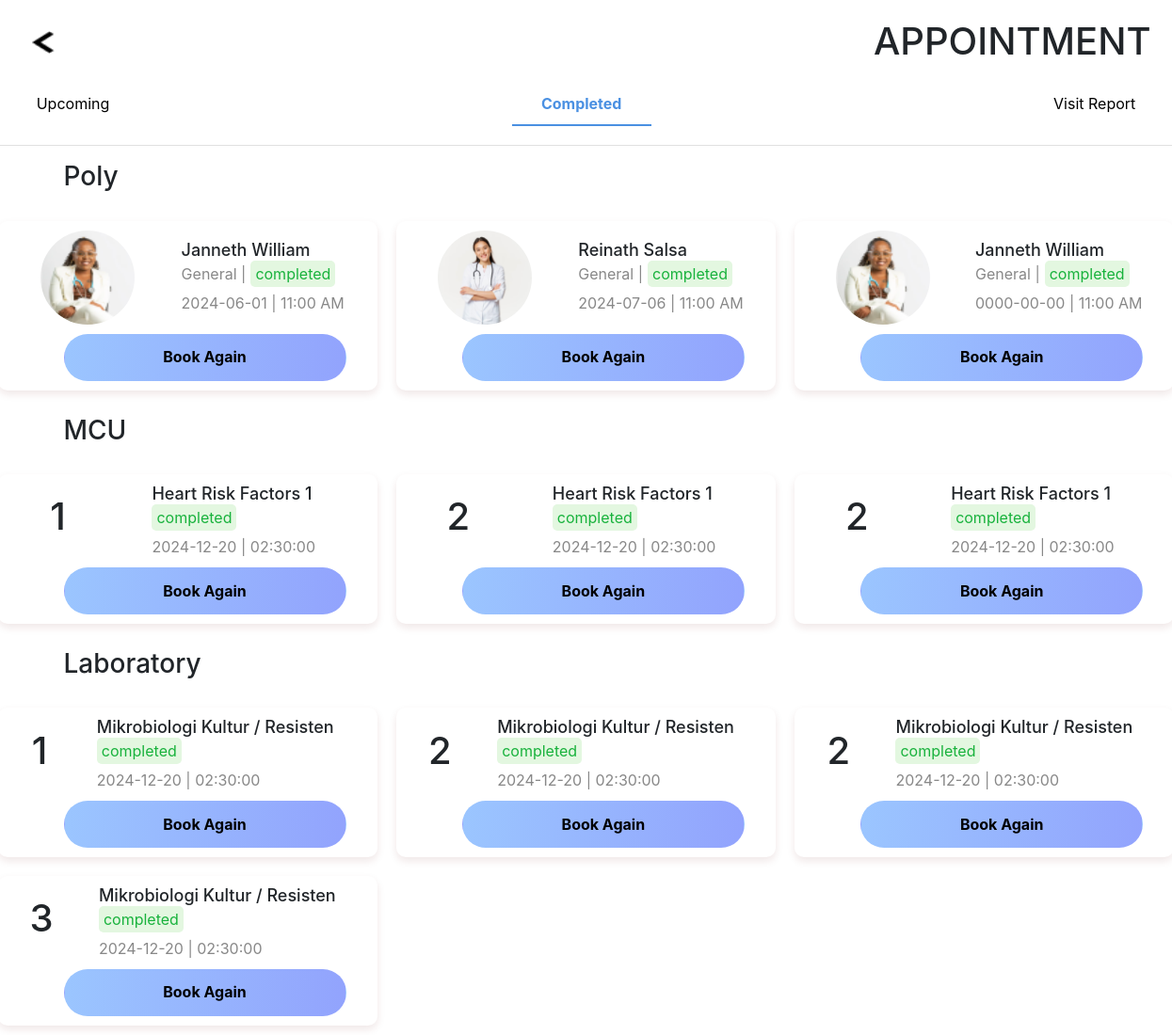
The app's page /homepage/Appointment/completed.php (signed in) with its own data.
### tables this page shows
CREATE TABLE `antrian` (
  `id` int(11) NOT NULL,
  `username` varchar(50) NOT NULL,
  `fullname` varchar(50) NOT NULL,
  `date` date NOT NULL,
  `hour` varchar(50) NOT NULL,
  `keluhan` text NOT NULL,
  `poly` varchar(50) NOT NULL,
  `dokter` varchar(50) NOT NULL,
  `status` varchar(50) NOT NULL,
  `pdf` varchar(50) NOT NULL,
  `visit` varchar(50) DEFAULT NULL,
  `no_antrian` int(11) NOT NULL,
  `saran` varchar(500) DEFAULT NULL,
  `pemeriksaan` date DEFAULT NULL,
  `obat` varchar(500) DEFAULT NULL
);

CREATE TABLE `dokter` (
  `id` int(11) NOT NULL,
  `username` varchar(50) NOT NULL,
  `email` varchar(50) NOT NULL,
  `password` varchar(50) NOT NULL,
  `fullname` varchar(50) NOT NULL,
  `dob` date NOT NULL,
  `phone` varchar(50) NOT NULL,
  `gender` enum('male','female','other') NOT NULL,
  `gambar` varchar(50) NOT NULL,
  `poli` varchar(50) NOT NULL
);

CREATE TABLE `mcu` (
  `id` int(11) NOT NULL,
  `username` varchar(50) NOT NULL,
  `fullname` varchar(50) NOT NULL,
  `title` varchar(50) NOT NULL,
  `harga` varchar(50) NOT NULL,
  `status` varchar(50) NOT NULL,
  `date` timestamp NOT NULL DEFAULT current_timestamp(),
  `no_antrian` int(11) NOT NULL,
  `saran` varchar(500) DEFAULT NULL,
  `visit` varchar(500) DEFAULT NULL,
  `obat` text DEFAULT NULL
);

CREATE TABLE `laboratory` (
  `id` int(11) NOT NULL,
  `username` varchar(50) NOT NULL,
  `fullname` varchar(50) NOT NULL,
  `title` varchar(50) NOT NULL,
  `harga` varchar(50) NOT NULL,
  `date` timestamp NOT NULL DEFAULT current_timestamp(),
  `no_antrian` int(11) NOT NULL,
  `status` varchar(50) NOT NULL,
  `saran` varchar(500) DEFAULT NULL,
  `visit` varchar(500) DEFAULT NULL,
  `obat` text DEFAULT NULL
);

### homepage/Appointment/completed.php (the view, shortened to what this page needs)
<?php
$username = $_SESSION["username"];
$conn = mysqli_connect('localhost', 'root', '', 'db_klinik');
$temp = mysqli_query($conn, "SELECT * FROM antrian WHERE username = '$username' AND status = 'completed'");
$mcu = mysqli_query($conn, "SELECT * FROM mcu WHERE username = '$username' AND status = 'completed'");
$lab = mysqli_query($conn, "SELECT * FROM laboratory WHERE username = '$username' AND status = 'completed'");
?>
<!DOCTYPE html>
<html lang="en">
<head>
    <link rel="stylesheet" href="appointment.css">
    <link href="https://stackpath.bootstrapcdn.com/bootstrap/4.5.2/css/bootstrap.min.css" rel="stylesheet">
</head>
<body>
    <div class="container">
        <div class="header">
            <div class="container-fluid d-flex justify-content-between align-items-center">
                <a href="../" class="back-button"><img src="back.png" alt="Back" style="width: 24px; height: 24px;"></a>
                <h1>APPOINTMENT</h1>
            </div>
            <div class="tabs">
                <div class="tab"><a href="upcoming.php">Upcoming</a></div>
                <div class="tab active"><a href="completed.php">Completed</a></div>
                <div class="tab"><a href="visitReport.php">Visit Report</a></div>
            </div>
        </div>
        <?php if(mysqli_num_rows($temp) != 0) : ?>
        <h3 style="margin-top: 1rem;">Poly</h3>
        <div class="appointments">
            <?php while($data = mysqli_fetch_assoc($temp)) :?>
            <div class="appointment-card">
                <div class="appointment-header">
                    <img src="../../userProfile/<?php $dokterUsername = $data['dokter']; echo mysqli_fetch_assoc(mysqli_query($conn, "SELECT * FROM dokter WHERE username = '$dokterUsername'"))['gambar']?? '' ?>" alt="dokter">
                    <div class="appointment-details">
                        <h2><?= $data["dokter"]?></h2>
                        <div class="detail-container">
                            <div class="spesialis"><?= $data["poly"]?> |</div>
                            <div class="completed"><?= $data["status"]?></div>
                        </div>
                        <div class="date-time"><?= $data["date"]?> | <?= $data["hour"]?></div>
                    </div>
                </div>
                <button class="btn bookAgain"><a href="../other services/Doctors/indeks.php">Book Again</a></button>
            </div>
            <?php endwhile; ?>
        </div>
        <?php endif ?>
        <?php if(mysqli_num_rows($mcu) != 0) : ?>
            <h3 style="margin-top: 1rem;">MCU</h3>
            <div id="upcoming-appointments" class="appointments">
                <?php while($data = mysqli_fetch_assoc($mcu)) :?>
                <div class="appointment-card">
                    <div class="appointment-header">
                        <h1><?= $data['no_antrian'] ?></h1>
                        <div class="appointment-details">
                            <h2><?= $data["title"]?></h2>
                            <div class="detail-container">
                                <div class="completed"><?= $data["status"]?></div>
                            </div>
                            <div class="date-time"><?= explode(" ", $data["date"])[0]?> | <?= explode(" ", $data["date"])[1]?></div>
                        </div>
                    </div>
                    <button class="btn bookAgain"><a href="../other services/MCU/indeks.php">Book Again</a></button>
                </div>
                <?php endwhile?>
            </div>
        <?php endif?>
        <?php if(mysqli_num_rows($lab) != 0) : ?>
            <h3 style="margin-top: 1rem;">Laboratory</h3>
            <div id="upcoming-appointments" class="appointments">
                <?php while($data = mysqli_fetch_assoc($lab)) :?>
                <div class="appointment-card">
                    <div class="appointment-header">
                        <h1><?= $data['no_antrian'] ?></h1>
                        <div class="appointment-details">
                            <h2><?= $data["title"]?></h2>
                            <div class="detail-container">
                                <div class="completed"><?= $data["status"]?></div>
                            </div>
                            <div class="date-time"><?= explode(" ", $data["date"])[0]?> | <?= explode(" ", $data["date"])[1]?></div>
                        </div>
                    </div>
                    <button class="btn bookAgain"><a href="../other services/labolatory/labolatory.php">Book Again</a></button>
                </div>
                <?php endwhile?>
            </div>
        <?php endif?>
    </div>
</body>
</html>

### homepage/Appointment/appointment.css (style rules this page uses)
body { font-family: "poppins"; background-color: #F0F2FF; margin: 0; padding: 0; }
.container { margin: auto; }
.header { background-color: #fff; padding: 20px; border-bottom: 1px solid #e0e0e0; margin-left: -80px; margin-right: -80px; }
a { text-decoration: none; color: white; padding: 0.7rem; border-radius: 1rem; transition: 0.3s; }
a:link, a:visited { color: rgb(0, 0, 0); }
.header h1 { margin: 0; }
.tabs { display: flex; justify-content: space-between; margin-top: 20px; }
.tab { padding: 10px 20px; cursor: pointer; border-bottom: 2px solid transparent; text-align: center; }
.tab.active { -webkit-text-fill-color: #4A90E2; border-bottom: 2px solid #4A90E2; font-weight: bold; }
.appointments { display: flex; flex-wrap: wrap; justify-content: space-between; margin-top: 20px; margin-left: -80px; margin-right: -80px; }
.appointment-card { background-color: #fff; border-radius: 10px; box-shadow: 0 4px 8px rgba(110, 19, 19, 0.1); margin: 10px; padding: 10px; width: calc(33.333% - 20px); box-sizing: border-box; }
.appointment-header { display: flex; align-items: center; justify-content: space-around; margin-bottom: 10px; }
.appointment-header img { border-radius: 50%; margin: 0 20px; width: 100px; height: 100px; }
.appointment-details { margin-right: 10px; }
.appointment-details h2 { margin: 0; font-size: 18px; }
.appointment-details .detail-container { display: flex; align-items: center; }
.appointment-details .completed { color: #18B23C; border: 2px; background-color: #e3f7e0; border-radius: 5px; padding: 2px 5px; }
.appointment-details .spesialis { margin-right: 5px; color: #888; }
.appointment-details .date-time { margin-top: 5px; color: #888; }
.btn { padding: 10px 20px; border: none; border-radius: 5px; cursor: pointer; font-size: 14px; }
.btn.bookAgain { align-items: center; background-color: #87baf4; color: #F0F2FF; font-weight: bold; border-radius: 2rem; background: linear-gradient(274.42deg, #92A3FD 0%, #9DCEFF 124.45%); width: 300px; height: 50px; margin-left: 60px; }

### records on screen
antrian: dokter.gambar (picture), dokter "Janneth William", poly "General", status "completed", date "2024-06-01", hour "11:00 AM"
antrian: dokter.gambar (picture), dokter "Reinath Salsa", poly "General", status "completed", date "2024-07-06", hour "11:00 AM"
antrian: dokter.gambar (picture), dokter "Janneth William", poly "General", status "completed", date "0000-00-00", hour "11:00 AM"
mcu: no_antrian "1", title "Heart Risk Factors 1", status "completed", date "2024-12-20", date "02:30:00"
mcu: no_antrian "2", title "Heart Risk Factors 1", status "completed", date "2024-12-20", date "02:30:00"
mcu: no_antrian "2", title "Heart Risk Factors 1", status "completed", date "2024-12-20", date "02:30:00"
laboratory: no_antrian "1", title "Mikrobiologi Kultur / Resisten", status "completed", date "2024-12-20", date "02:30:00"
laboratory: no_antrian "2", title "Mikrobiologi Kultur / Resisten", status "completed", date "2024-12-20", date "02:30:00"
laboratory: no_antrian "2", title "Mikrobiologi Kultur / Resisten", status "completed", date "2024-12-20", date "02:30:00"
laboratory: no_antrian "3", title "Mikrobiologi Kultur / Resisten", status "completed", date "2024-12-20", date "02:30:00"
